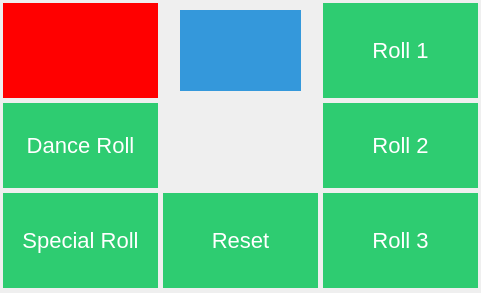
<?xml version="1.0" encoding="UTF-8"?>
<ui version="4.0">
 <class>MainWindow</class>
 <widget class="QMainWindow" name="MainWindow">
  <property name="windowModality">
   <enum>Qt::NonModal</enum>
  </property>
  <property name="enabled">
   <bool>true</bool>
  </property>
  <property name="geometry">
   <rect>
    <x>0</x>
    <y>0</y>
    <width>481</width>
    <height>293</height>
   </rect>
  </property>
  <property name="contextMenuPolicy">
   <enum>Qt::NoContextMenu</enum>
  </property>
  <property name="windowTitle">
   <string>MainWindow</string>
  </property>
  <property name="styleSheet">
   <string notr="true">QMainWindow{
border: none;
}
QPushButton {
color: white;
background-color: #2ecc71;
border-width: 1px;
margin: 3px;
border-color: #2ecc71;
border-style: solid;
padding: 3px;
font-size: 22px;
padding-left: 5px;
padding-right: 5px;
}

#ExitButton {
margin: 0px;
background-color: none;
border-color: none;
}

#BackButton {
margin: 3px;
background-color: red;
border-color: red;
}

#frame {
margin: 3px;
background-color: #95a5a6;
border-color: #95a5a6;
}

#frame_2{
background-color: #3498db;
border-color: #3498db;
border: none;
}</string>
  </property>
  <property name="toolButtonStyle">
   <enum>Qt::ToolButtonIconOnly</enum>
  </property>
  <property name="dockNestingEnabled">
   <bool>false</bool>
  </property>
  <property name="unifiedTitleAndToolBarOnMac">
   <bool>false</bool>
  </property>
  <widget class="QWidget" name="centralwidget">
   <widget class="QPushButton" name="BackButton">
    <property name="geometry">
     <rect>
      <x>0</x>
      <y>0</y>
      <width>161</width>
      <height>101</height>
     </rect>
    </property>
    <property name="font">
     <font>
      <pointsize>-1</pointsize>
     </font>
    </property>
    <property name="text">
     <string/>
    </property>
    <property name="icon">
     <iconset>
      <normaloff>img/back.png</normaloff>img/back.png</iconset>
    </property>
    <property name="iconSize">
     <size>
      <width>64</width>
      <height>64</height>
     </size>
    </property>
   </widget>
   <widget class="QPushButton" name="Loop1Button">
    <property name="geometry">
     <rect>
      <x>320</x>
      <y>0</y>
      <width>161</width>
      <height>101</height>
     </rect>
    </property>
    <property name="font">
     <font>
      <pointsize>-1</pointsize>
     </font>
    </property>
    <property name="text">
     <string>Roll 1</string>
    </property>
   </widget>
   <widget class="QPushButton" name="ExitButton_4">
    <property name="geometry">
     <rect>
      <x>160</x>
      <y>190</y>
      <width>161</width>
      <height>101</height>
     </rect>
    </property>
    <property name="font">
     <font>
      <pointsize>-1</pointsize>
     </font>
    </property>
    <property name="text">
     <string>Reset</string>
    </property>
   </widget>
   <widget class="QPushButton" name="Loop3Button">
    <property name="geometry">
     <rect>
      <x>320</x>
      <y>190</y>
      <width>161</width>
      <height>101</height>
     </rect>
    </property>
    <property name="font">
     <font>
      <pointsize>-1</pointsize>
     </font>
    </property>
    <property name="text">
     <string>Roll 3</string>
    </property>
   </widget>
   <widget class="QPushButton" name="ExitButton_6">
    <property name="geometry">
     <rect>
      <x>0</x>
      <y>190</y>
      <width>161</width>
      <height>101</height>
     </rect>
    </property>
    <property name="font">
     <font>
      <pointsize>-1</pointsize>
     </font>
    </property>
    <property name="text">
     <string>Special Roll</string>
    </property>
   </widget>
   <widget class="QPushButton" name="WalkyButton">
    <property name="geometry">
     <rect>
      <x>0</x>
      <y>100</y>
      <width>161</width>
      <height>91</height>
     </rect>
    </property>
    <property name="font">
     <font>
      <pointsize>-1</pointsize>
     </font>
    </property>
    <property name="text">
     <string>Dance Roll</string>
    </property>
   </widget>
   <widget class="QPushButton" name="Loop2Button">
    <property name="geometry">
     <rect>
      <x>320</x>
      <y>100</y>
      <width>161</width>
      <height>91</height>
     </rect>
    </property>
    <property name="font">
     <font>
      <pointsize>-1</pointsize>
     </font>
    </property>
    <property name="text">
     <string>Roll 2</string>
    </property>
   </widget>
   <widget class="QLabel" name="label">
    <property name="geometry">
     <rect>
      <x>180</x>
      <y>110</y>
      <width>141</width>
      <height>81</height>
     </rect>
    </property>
    <property name="text">
     <string/>
    </property>
    <property name="pixmap">
     <pixmap>img/logopi.png</pixmap>
    </property>
   </widget>
   <widget class="QFrame" name="frame_2">
    <property name="geometry">
     <rect>
      <x>180</x>
      <y>10</y>
      <width>121</width>
      <height>81</height>
     </rect>
    </property>
    <property name="frameShape">
     <enum>QFrame::StyledPanel</enum>
    </property>
    <property name="frameShadow">
     <enum>QFrame::Raised</enum>
    </property>
    <widget class="QLabel" name="label_5">
     <property name="geometry">
      <rect>
       <x>30</x>
       <y>20</y>
       <width>61</width>
       <height>51</height>
      </rect>
     </property>
     <property name="text">
      <string/>
     </property>
     <property name="textFormat">
      <enum>Qt::PlainText</enum>
     </property>
     <property name="pixmap">
      <pixmap>img/roll.png</pixmap>
     </property>
     <property name="scaledContents">
      <bool>true</bool>
     </property>
    </widget>
   </widget>
  </widget>
 </widget>
 <resources/>
 <connections/>
</ui>
